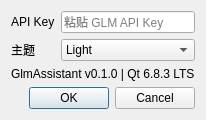
<?xml version="1.0" encoding="UTF-8"?>
<ui version="4.0">
 <class>SettingsDialog</class>
 <widget class="QDialog" name="SettingsDialog">
  <property name="windowTitle"><string>设置</string></property>
  <layout class="QFormLayout" name="formLayout">
   <item row="0" column="0">
    <widget class="QLabel" name="apiKeyLabel">
     <property name="text"><string>API Key</string></property>
    </widget>
   </item>
   <item row="0" column="1">
    <widget class="QLineEdit" name="apiKeyEdit">
     <property name="echoMode"><enum>QLineEdit::Password</enum></property>
     <property name="placeholderText"><string>粘贴 GLM API Key</string></property>
    </widget>
   </item>
   <item row="1" column="0">
    <widget class="QLabel" name="themeLabel">
     <property name="text"><string>主题</string></property>
    </widget>
   </item>
   <item row="1" column="1">
    <widget class="QComboBox" name="themeCombo">
     <item><property name="text"><string>Light</string></property></item>
     <item><property name="text"><string>Dark</string></property></item>
    </widget>
   </item>
   <item row="2" column="0" colspan="2">
    <widget class="QLabel" name="aboutLabel">
     <property name="text"><string>GlmAssistant v0.1.0 | Qt 6.8.3 LTS</string></property>
    </widget>
   </item>
   <item row="3" column="0" colspan="2">
    <widget class="QDialogButtonBox" name="buttonBox">
     <property name="standardButtons">
      <set>QDialogButtonBox::Cancel|QDialogButtonBox::Ok</set>
     </property>
    </widget>
   </item>
  </layout>
 </widget>
 <resources/>
 <connections>
  <connection>
   <sender>buttonBox</sender>
   <signal>accepted()</signal>
   <receiver>SettingsDialog</receiver>
   <slot>accept()</slot>
  </connection>
  <connection>
   <sender>buttonBox</sender>
   <signal>rejected()</signal>
   <receiver>SettingsDialog</receiver>
   <slot>reject()</slot>
  </connection>
 </connections>
</ui>
